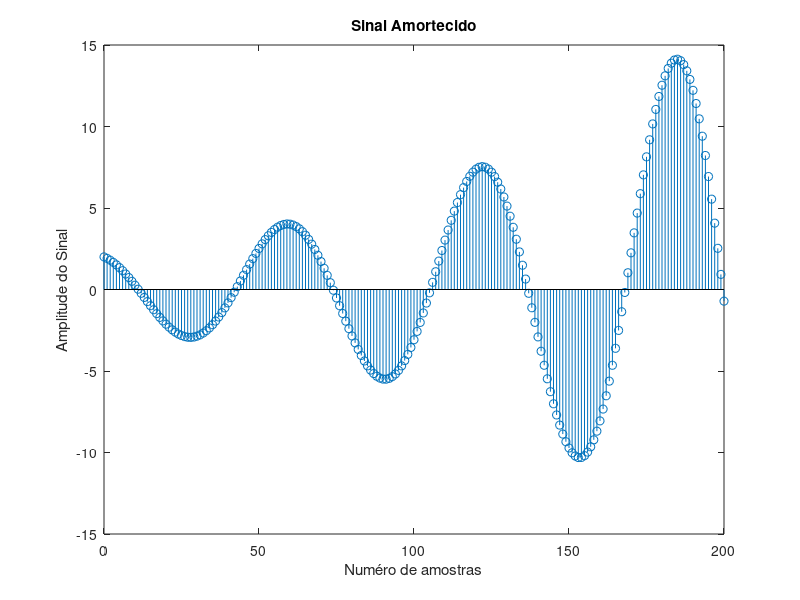

Write MATLAB code to recreate this figure.
% Parâmetros
n = 0:200;  % Amostras de tempo usada durante todo o código
c = 2 + 1i;  % Escolha de fixa de C para todo o código

% Parâmetros diferente para a variavel "a" para cada questão
a_a = -0.01 + 0i;  % Escolha para o item a). A parte imaginária precisa ser zerada.
a_b = 0 + 0.1i; % Escolha para o item b). A parte real precisa ser zerada.
a_c = 0.01 + 0.1i; % Escolha para o item c). As duas partes não podem estar zeradas.

% Sinais que usaremos para cada item.
x_a = c * exp(a_a * n);
x_b = c * exp(a_b * n);
x_c = c * exp(a_c * n);
%% Item a)

stem(n, x_a);
xlabel('Numéro de amostras');
ylabel('Amplitude do Sinal');
title('Parte Real do Sinal Exponencial');

%% Item b)

stem(n, x_b);
xlabel('Numéro de amostras');
ylabel('Amplitude do Sinal');
title('Sinal Oscilatório');

%% Item c)

stem(n, x_c);
xlabel('Numéro de amostras');
ylabel('Amplitude do Sinal');
title('Sinal Amortecido');
